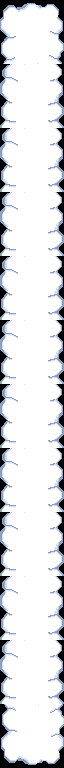

A 2D game scene composited from a Tiled map and its tileset images. What follows is a short description and the map's XML, with every tile layer's data as written:
An orthogonal 1x12 tile map with 64x64 px tiles, 1 tile layer (Tile Layer 1).

<map version="1.2" tiledversion="1.3.4" orientation="orthogonal" renderorder="right-down" width="1" height="12" tilewidth="64" tileheight="64" infinite="0" nextlayerid="2" nextobjectid="1">
 <tileset firstgid="1" name="Tileset" tilewidth="64" tileheight="64" tilecount="12" columns="4">
  <image source="Tileset.png" trans="ff00ff" width="256" height="192" />
 </tileset>
 <layer id="1" name="Tile Layer 1" width="1" height="12">
  <data encoding="csv">
4,
3,
3,
3,
3,
3,
3,
3,
3,
3,
3,
7
</data>
 </layer>
</map>